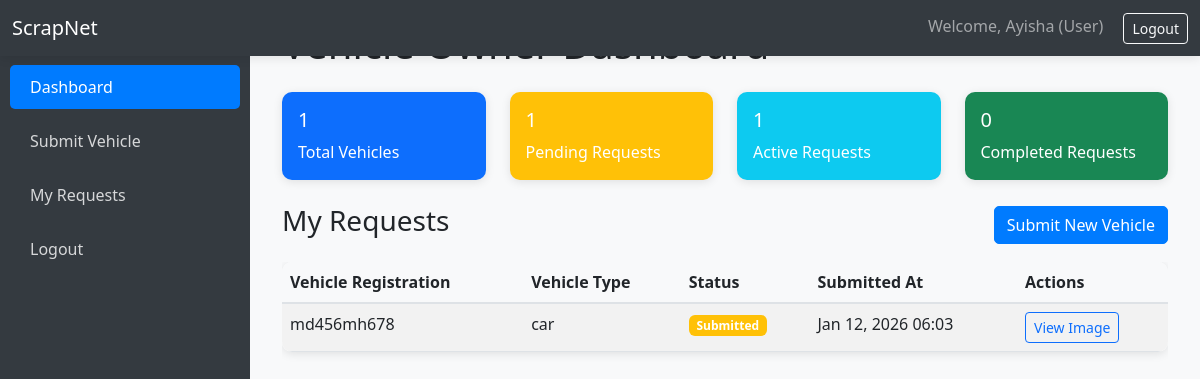
Screenshot of /user_dashboard/ (signed in) with the database file from the repository.
### scrap/models.py (models this page shows, shortened)
class Profile(models.Model):
    user = models.OneToOneField(User, on_delete=models.CASCADE)
    ROLE_CHOICES = [
        ('user', 'Vehicle Owner'),
        ('agency', 'Scrap Dealer'),
        ('rto', 'Transport Authority'),
    ]
    role = models.CharField(max_length=10, choices=ROLE_CHOICES, default='user')

class ScrapRequest(models.Model):
    STATUS_CHOICES = [
        ('submitted', 'Submitted'),
        ('reviewed', 'Reviewed by Agency'),
        ('forwarded', 'Forwarded to RTO'),
        ('approved', 'Approved'),
        ('rejected', 'Rejected'),
    ]
    user = models.ForeignKey(User, on_delete=models.CASCADE, related_name='scrap_requests')
    vehicle = models.OneToOneField(Vehicle, on_delete=models.CASCADE)
    status = models.CharField(max_length=20, choices=STATUS_CHOICES, default='submitted')
    damage_level = models.CharField(max_length=50, blank=True, null=True)
    scrap_price = models.DecimalField(max_digits=10, decimal_places=2, blank=True, null=True)
    submitted_at = models.DateTimeField(auto_now_add=True)
    reviewed_at = models.DateTimeField(blank=True, null=True)
    forwarded_at = models.DateTimeField(blank=True, null=True)
    approved_at = models.DateTimeField(blank=True, null=True)

class Vehicle(models.Model):
    registration_number = models.CharField(max_length=20, unique=True)
    vehicle_type = models.CharField(max_length=50)
    age = models.PositiveIntegerField()  # in years
    mileage = models.PositiveIntegerField()  # in km
    image = models.ImageField(upload_to='vehicle_images/', blank=True, null=True)

### scrap/views.py (the view)
# urls.py: path('user_dashboard/', views.user_dashboard, name='user_dashboard'),
@login_required
def user_dashboard(request):
    profile = get_object_or_404(Profile, user=request.user)
    if profile.role != 'user':
        return redirect('dashboard')
    requests = ScrapRequest.objects.filter(user=request.user)
    total_requests = requests.count()
    active_requests = requests.filter(status__in=['submitted', 'reviewed', 'forwarded']).count()
    completed_requests = requests.filter(status__in=['approved', 'rejected']).count()
    pending_requests = requests.filter(status='submitted').count()
    vehicles = Vehicle.objects.filter(scraprequest__user=request.user).distinct()
    total_vehicles = vehicles.count()
    return render(request, 'user_dashboard.html', {
        'requests': requests,
        'total_requests': total_requests,
        'active_requests': active_requests,
        'completed_requests': completed_requests,
        'pending_requests': pending_requests,
        'total_vehicles': total_vehicles,
    })

### scrap/templates/user_dashboard.html
{% extends 'base.html' %}
{% block content %}
<div class="container-fluid">
    <h1 class="mb-4">Vehicle Owner Dashboard</h1>
    <div class="row mb-4">
        <div class="col-md-3">
            <div class="card text-white bg-primary">
                <div class="card-body">
                    <h5 class="card-title">{{ total_vehicles }}</h5>
                    <p class="card-text">Total Vehicles</p>
                </div>
            </div>
        </div>
        <div class="col-md-3">
            <div class="card text-white bg-warning">
                <div class="card-body">
                    <h5 class="card-title">{{ pending_requests }}</h5>
                    <p class="card-text">Pending Requests</p>
                </div>
            </div>
        </div>
        <div class="col-md-3">
            <div class="card text-white bg-info">
                <div class="card-body">
                    <h5 class="card-title">{{ active_requests }}</h5>
                    <p class="card-text">Active Requests</p>
                </div>
            </div>
        </div>
        <div class="col-md-3">
            <div class="card text-white bg-success">
                <div class="card-body">
                    <h5 class="card-title">{{ completed_requests }}</h5>
                    <p class="card-text">Completed Requests</p>
                </div>
            </div>
        </div>
    </div>
    <div class="d-flex justify-content-between align-items-center mb-3">
        <h3>My Requests</h3>
        <a href="{% url 'submit_vehicle' %}" class="btn btn-primary">Submit New Vehicle</a>
    </div>
    <div class="table-responsive">
        <table class="table table-striped">
            <thead>
                <tr>
                    <th>Vehicle Registration</th>
                    <th>Vehicle Type</th>
                    <th>Status</th>
                    <th>Submitted At</th>
                    <th>Actions</th>
                </tr>
            </thead>
            <tbody>
                {% for request in requests %}
                <tr>
                    <td>{{ request.vehicle.registration_number }}</td>
                    <td>{{ request.vehicle.vehicle_type }}</td>
                    <td>
                        <span class="badge
                            {% if request.status == 'submitted' %}bg-warning
                            {% elif request.status == 'reviewed' %}bg-info
                            {% elif request.status == 'forwarded' %}bg-primary
                            {% elif request.status == 'approved' %}bg-success
                            {% elif request.status == 'rejected' %}bg-danger
                            {% endif %}">
                            {{ request.get_status_display }}
                        </span>
                    </td>
                    <td>{{ request.submitted_at|date:"M d, Y H:i" }}</td>
                    <td>
                        {% if request.vehicle.image %}
                            <a href="{{ request.vehicle.image.url }}" target="_blank" class="btn btn-sm btn-outline-primary">View Image</a>
                        {% endif %}
                    </td>
                </tr>
                {% empty %}
                <tr>
                    <td colspan="5" class="text-center">No requests found. <a href="{% url 'submit_vehicle' %}">Submit your first vehicle</a></td>
                </tr>
                {% endfor %}
            </tbody>
        </table>
    </div>
</div>
{% endblock %}

### scrap/templates/base.html (shortened to what this page needs)
<!DOCTYPE html>
<html lang="en">
<head>
    <link href="https://cdn.jsdelivr.net/npm/bootstrap@5.3.0/dist/css/bootstrap.min.css" rel="stylesheet">
    {% load static %}
    <link rel="stylesheet" href="{% static 'scrap/css/style.css' %}">
</head>
<body>
    <nav class="navbar navbar-dark bg-dark fixed-top">
        <div class="container-fluid">
            <a class="navbar-brand" href="{% url 'home' %}">ScrapNet</a>
            <div class="d-none d-md-block">
                {% if user.is_authenticated %}
                    <span class="navbar-text me-3">Welcome, {{ user.username }} ({{ user.profile.role|title }})</span>
                    <a href="{% url 'logout' %}" class="btn btn-outline-light btn-sm">Logout</a>
                {% else %}
                    <a href="{% url 'login' %}" class="btn btn-outline-light btn-sm me-2">Login</a>
                    <a href="{% url 'register' %}" class="btn btn-primary btn-sm">Register</a>
                {% endif %}
            </div>
        </div>
    </nav>
    {% if user.is_authenticated %}
    <div class="sidebar d-none d-md-block">
        <nav class="nav flex-column">
            {% if user.profile.role == 'user' %}
                <a class="nav-link active" href="{% url 'user_dashboard' %}">Dashboard</a>
                <a class="nav-link" href="{% url 'submit_vehicle' %}">Submit Vehicle</a>
                <a class="nav-link" href="{% url 'view_requests' %}">My Requests</a>
            {% elif user.profile.role == 'agency' %}
                <a class="nav-link active" href="{% url 'agency_dashboard' %}">Dashboard</a>
            {% elif user.profile.role == 'rto' %}
                <a class="nav-link active" href="{% url 'rto_dashboard' %}">Dashboard</a>
            {% endif %}
            <a class="nav-link" href="{% url 'logout' %}">Logout</a>
        </nav>
    </div>
    {% endif %}
    <div class="main-content">
        {% block content %}{% endblock %}
    </div>
</body>
</html>

### scrap/static/scrap/css/style.css (style rules this page uses)
body { font-family: 'Segoe UI', Tahoma, Geneva, Verdana, sans-serif; background-color: #f8f9fa; }
.sidebar { position: fixed; top: 0; left: 0; height: 100vh; width: 250px; background-color: #343a40; color: white; padding-top: 60px; z-index: 1000; }
.sidebar .nav-link { color: rgba(255, 255, 255, 0.8); padding: 10px 20px; border-radius: 5px; margin: 5px 10px; }
.sidebar .nav-link.active { background-color: #007bff; color: white; }
.main-content { margin-left: 250px; padding: 20px; }
.card { border: none; border-radius: 10px; box-shadow: 0 2px 10px rgba(0, 0, 0, 0.1); transition: transform 0.2s; }
.table { background-color: white; border-radius: 10px; overflow: hidden; box-shadow: 0 2px 10px rgba(0, 0, 0, 0.1); }
.table thead th { background-color: #f8f9fa; border-bottom: 2px solid #dee2e6; }
.btn-primary { background-color: #007bff; border-color: #007bff; border-radius: 5px; }
.navbar { background-color: #343a40 !important; box-shadow: 0 2px 10px rgba(0, 0, 0, 0.1); }

### rows the page displays
ScrapRequest: vehicle.registration_number "md456mh678", vehicle.vehicle_type "car", status "Submitted", submitted_at "Jan 12, 2026 06:03"

### other values shown
{{ user.username }} "Ayisha"
{{ user.profile.role|title }} "User"
{{ total_vehicles }} "1"
{{ pending_requests }} "1"
{{ active_requests }} "1"
{{ completed_requests }} "0"
